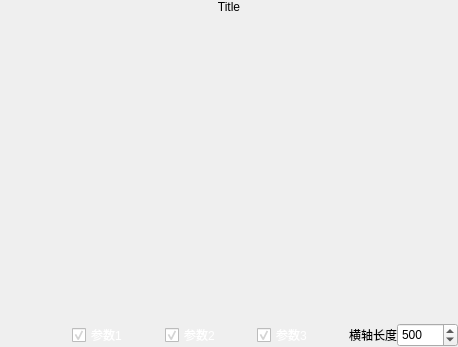
<?xml version="1.0" encoding="UTF-8"?>
<ui version="4.0">
 <class>WaveformWidget</class>
 <widget class="QWidget" name="WaveformWidget">
  <property name="geometry">
   <rect>
    <x>0</x>
    <y>0</y>
    <width>458</width>
    <height>347</height>
   </rect>
  </property>
  <property name="windowTitle">
   <string>Form</string>
  </property>
  <property name="styleSheet">
   <string notr="true"/>
  </property>
  <layout class="QVBoxLayout" name="verticalLayout" stretch="1,115,1">
   <property name="spacing">
    <number>0</number>
   </property>
   <property name="leftMargin">
    <number>0</number>
   </property>
   <property name="topMargin">
    <number>0</number>
   </property>
   <property name="rightMargin">
    <number>0</number>
   </property>
   <property name="bottomMargin">
    <number>0</number>
   </property>
   <item>
    <widget class="QLabel" name="waveformTitle">
     <property name="text">
      <string>Title</string>
     </property>
     <property name="textFormat">
      <enum>Qt::AutoText</enum>
     </property>
     <property name="scaledContents">
      <bool>false</bool>
     </property>
     <property name="alignment">
      <set>Qt::AlignCenter</set>
     </property>
     <property name="margin">
      <number>6</number>
     </property>
     <property name="indent">
      <number>-1</number>
     </property>
     <property name="textInteractionFlags">
      <set>Qt::TextEditable|Qt::TextSelectableByMouse</set>
     </property>
    </widget>
   </item>
   <item>
    <widget class="QWidget" name="widget" native="true"/>
   </item>
   <item>
    <layout class="QHBoxLayout" name="checkBoxLayout" stretch="2,1,1,1,1,1,1,1,1">
     <item>
      <spacer name="horizontalSpacer">
       <property name="orientation">
        <enum>Qt::Horizontal</enum>
       </property>
       <property name="sizeHint" stdset="0">
        <size>
         <width>0</width>
         <height>20</height>
        </size>
       </property>
      </spacer>
     </item>
     <item>
      <widget class="QCheckBox" name="firstCheckBox">
       <property name="styleSheet">
        <string notr="true">color: rgb(255, 255, 255);</string>
       </property>
       <property name="text">
        <string>参数1</string>
       </property>
       <property name="checked">
        <bool>true</bool>
       </property>
      </widget>
     </item>
     <item>
      <spacer name="horizontalSpacer_3">
       <property name="orientation">
        <enum>Qt::Horizontal</enum>
       </property>
       <property name="sizeHint" stdset="0">
        <size>
         <width>40</width>
         <height>20</height>
        </size>
       </property>
      </spacer>
     </item>
     <item>
      <widget class="QCheckBox" name="secondCheckBox">
       <property name="styleSheet">
        <string notr="true">color: rgb(255, 255, 255);</string>
       </property>
       <property name="text">
        <string>参数2</string>
       </property>
       <property name="checked">
        <bool>true</bool>
       </property>
      </widget>
     </item>
     <item>
      <spacer name="horizontalSpacer_4">
       <property name="orientation">
        <enum>Qt::Horizontal</enum>
       </property>
       <property name="sizeHint" stdset="0">
        <size>
         <width>40</width>
         <height>20</height>
        </size>
       </property>
      </spacer>
     </item>
     <item>
      <widget class="QCheckBox" name="thirdCheckBox">
       <property name="styleSheet">
        <string notr="true">color: rgb(255, 255, 255);</string>
       </property>
       <property name="text">
        <string>参数3</string>
       </property>
       <property name="checked">
        <bool>true</bool>
       </property>
      </widget>
     </item>
     <item>
      <spacer name="horizontalSpacer_2">
       <property name="orientation">
        <enum>Qt::Horizontal</enum>
       </property>
       <property name="sizeHint" stdset="0">
        <size>
         <width>40</width>
         <height>20</height>
        </size>
       </property>
      </spacer>
     </item>
     <item>
      <widget class="QLabel" name="label">
       <property name="text">
        <string>横轴长度</string>
       </property>
      </widget>
     </item>
     <item>
      <widget class="QSpinBox" name="xRangeSpinBox">
       <property name="maximumSize">
        <size>
         <width>80</width>
         <height>40</height>
        </size>
       </property>
       <property name="minimum">
        <number>1</number>
       </property>
       <property name="maximum">
        <number>20000</number>
       </property>
       <property name="singleStep">
        <number>100</number>
       </property>
       <property name="value">
        <number>500</number>
       </property>
      </widget>
     </item>
    </layout>
   </item>
  </layout>
 </widget>
 <resources/>
 <connections/>
</ui>
